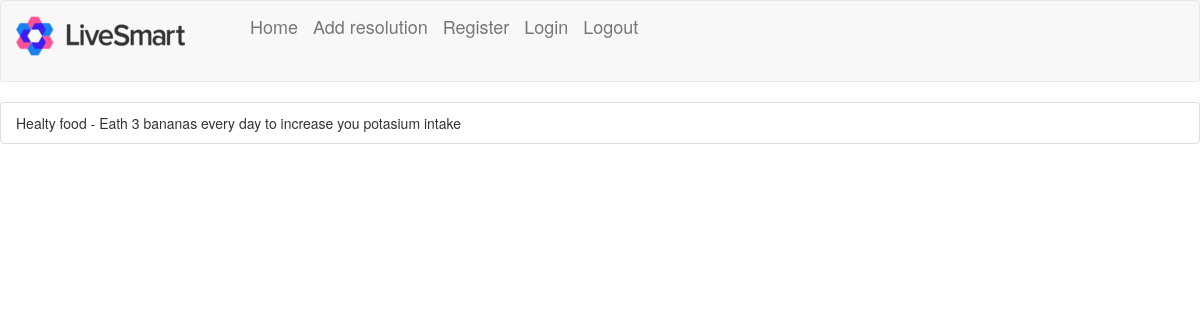
The app's page /resolution/3/ with its own data.
### resolution/models.py (models this page shows, shortened)
class notes(models.Model):
    yourresolution = models.ForeignKey(YourResolutions, on_delete=models.CASCADE)
    note_title = models.CharField(max_length=500)
    note_content = models.CharField(max_length=5000)

### resolution/views.py (the view)
# urls.py: path('<pk>/', views.DetailView.as_view(), name="detail"),
class DetailView(generic.DetailView):
    model = YourResolutions
    template_name = 'resolution/detail.html'

### resolution/templates/resolution/detail.html (shortened to what this page needs)
{% extends 'resolution/base.html' %}
{% block body %}
<ul class="list-group">
  {% for res in yourresolutions.notes_set.all %}
        <li class="list-group-item">{{ res.note_title }} - {{ res.note_content }}</li>
  {% endfor %}
</ul>
{% endblock %}

### records on screen
notes: note_title "Healty food", note_content "Eath 3 bananas every day to increase you potasium intake"
